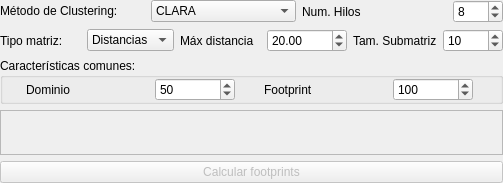
<?xml version="1.0" encoding="UTF-8"?>
<ui version="4.0">
 <class>FormFeatures</class>
 <widget class="QWidget" name="FormFeatures">
  <property name="geometry">
   <rect>
    <x>0</x>
    <y>0</y>
    <width>503</width>
    <height>183</height>
   </rect>
  </property>
  <property name="minimumSize">
   <size>
    <width>503</width>
    <height>0</height>
   </size>
  </property>
  <property name="windowTitle">
   <string>Form</string>
  </property>
  <layout class="QVBoxLayout" name="verticalLayout">
   <property name="spacing">
    <number>6</number>
   </property>
   <property name="leftMargin">
    <number>0</number>
   </property>
   <property name="topMargin">
    <number>0</number>
   </property>
   <property name="rightMargin">
    <number>0</number>
   </property>
   <property name="bottomMargin">
    <number>0</number>
   </property>
   <item>
    <layout class="QHBoxLayout" name="qhbl_clustering">
     <item>
      <widget class="QLabel" name="qlbl_clustering">
       <property name="sizePolicy">
        <sizepolicy hsizetype="Preferred" vsizetype="Fixed">
         <horstretch>0</horstretch>
         <verstretch>0</verstretch>
        </sizepolicy>
       </property>
       <property name="text">
        <string>Método de Clustering:</string>
       </property>
      </widget>
     </item>
     <item>
      <widget class="QComboBox" name="qcbx_clustering">
       <property name="toolTip">
        <string>&lt;html&gt;&lt;head/&gt;&lt;body&gt;&lt;p&gt;&lt;span style=&quot; font-style:italic;&quot;&gt;Clustering Large Applications&lt;/span&gt;&lt;/p&gt;&lt;/body&gt;&lt;/html&gt;</string>
       </property>
       <property name="currentIndex">
        <number>0</number>
       </property>
       <item>
        <property name="text">
         <string extracomment="Algoritmo K-medoides ">CLARA</string>
        </property>
       </item>
      </widget>
     </item>
     <item>
      <widget class="QLabel" name="qlbl_numHilos">
       <property name="text">
        <string>Num. Hilos</string>
       </property>
      </widget>
     </item>
     <item>
      <widget class="QSpinBox" name="qsbx_numHilos">
       <property name="maximumSize">
        <size>
         <width>50</width>
         <height>16777215</height>
        </size>
       </property>
       <property name="minimum">
        <number>1</number>
       </property>
       <property name="maximum">
        <number>50</number>
       </property>
       <property name="value">
        <number>8</number>
       </property>
      </widget>
     </item>
    </layout>
   </item>
   <item>
    <layout class="QHBoxLayout" name="qhbl_matriz">
     <item>
      <widget class="QLabel" name="qlbl_tipoMatriz">
       <property name="text">
        <string>Tipo matriz:</string>
       </property>
      </widget>
     </item>
     <item>
      <widget class="QComboBox" name="qcbx_tipoMatriz">
       <item>
        <property name="text">
         <string comment="Construye matrices de distancia por cada proteína en el dataset" extracomment="Construye matrices de distancia por cada proteína en el dataset">Distancias</string>
        </property>
       </item>
       <item>
        <property name="text">
         <string comment="Construye matrices de angulos por cada proteína en el dataset" extracomment="Construye matrices de angulos por cada proteína en el dataset">Angulos</string>
        </property>
       </item>
      </widget>
     </item>
     <item>
      <widget class="QLabel" name="qlbl_maxVal">
       <property name="text">
        <string>Máx distancia</string>
       </property>
      </widget>
     </item>
     <item>
      <widget class="QDoubleSpinBox" name="qdsb_maxVal">
       <property name="maximumSize">
        <size>
         <width>80</width>
         <height>16777215</height>
        </size>
       </property>
       <property name="toolTip">
        <string comment="whatsthis" extracomment="whatsthis"/>
       </property>
       <property name="whatsThis">
        <string comment="Máxima distancia en Amstrongs a contemplarse en la matriz (default 20)" extracomment="Máxima distancia en amstrongs a contemplarse en la matriz a contemplarse (default 20 Amstrongs)"/>
       </property>
       <property name="value">
        <double>20.000000000000000</double>
       </property>
      </widget>
     </item>
     <item>
      <widget class="QLabel" name="qlbl_tamSubm">
       <property name="toolTip">
        <string>&lt;html&gt;&lt;head/&gt;&lt;body&gt;&lt;p&gt;Tamaño de la submatriz que representará una característica&lt;/p&gt;&lt;/body&gt;&lt;/html&gt;</string>
       </property>
       <property name="text">
        <string>Tam. Submatriz</string>
       </property>
      </widget>
     </item>
     <item>
      <widget class="QSpinBox" name="qsbx_tamSubm">
       <property name="maximumSize">
        <size>
         <width>60</width>
         <height>16777215</height>
        </size>
       </property>
       <property name="maximum">
        <number>9999</number>
       </property>
       <property name="value">
        <number>10</number>
       </property>
      </widget>
     </item>
    </layout>
   </item>
   <item>
    <widget class="QGroupBox" name="qgrb_grupoCaract">
     <property name="maximumSize">
      <size>
       <width>16777215</width>
       <height>80</height>
      </size>
     </property>
     <property name="title">
      <string>Características comunes:</string>
     </property>
     <layout class="QHBoxLayout" name="horizontalLayout">
      <property name="spacing">
       <number>6</number>
      </property>
      <property name="leftMargin">
       <number>0</number>
      </property>
      <property name="topMargin">
       <number>0</number>
      </property>
      <property name="rightMargin">
       <number>0</number>
      </property>
      <property name="bottomMargin">
       <number>0</number>
      </property>
      <item>
       <widget class="QLabel" name="qlbl_numFeatDomi">
        <property name="maximumSize">
         <size>
          <width>100</width>
          <height>16777215</height>
         </size>
        </property>
        <property name="toolTip">
         <string>&lt;html&gt;&lt;head/&gt;&lt;body&gt;&lt;p&gt;Características comunes que se obtendrán por dominio proteico.&lt;/p&gt;&lt;/body&gt;&lt;/html&gt;</string>
        </property>
        <property name="text">
         <string>Dominio</string>
        </property>
       </widget>
      </item>
      <item>
       <widget class="QSpinBox" name="qsbx_numFeatDomin">
        <property name="maximumSize">
         <size>
          <width>80</width>
          <height>16777215</height>
         </size>
        </property>
        <property name="maximum">
         <number>999</number>
        </property>
        <property name="value">
         <number>50</number>
        </property>
       </widget>
      </item>
      <item>
       <widget class="QLabel" name="qlbl_numFeatClase">
        <property name="maximumSize">
         <size>
          <width>100</width>
          <height>16777215</height>
         </size>
        </property>
        <property name="toolTip">
         <string>&lt;html&gt;&lt;head/&gt;&lt;body&gt;&lt;p&gt;Características comunes que se obtendran para todo el conjunto de datos, esté será el número de elementos que el footprint tenga.&lt;/p&gt;&lt;/body&gt;&lt;/html&gt;</string>
        </property>
        <property name="text">
         <string>Footprint</string>
        </property>
       </widget>
      </item>
      <item>
       <widget class="QSpinBox" name="qsbx_numFeatClase">
        <property name="maximumSize">
         <size>
          <width>80</width>
          <height>16777215</height>
         </size>
        </property>
        <property name="maximum">
         <number>999</number>
        </property>
        <property name="value">
         <number>100</number>
        </property>
       </widget>
      </item>
     </layout>
    </widget>
   </item>
   <item>
    <widget class="QFrame" name="qfra_formTecClust">
     <property name="frameShape">
      <enum>QFrame::StyledPanel</enum>
     </property>
     <property name="frameShadow">
      <enum>QFrame::Raised</enum>
     </property>
    </widget>
   </item>
   <item>
    <layout class="QHBoxLayout" name="qhbl_footprintCalc">
     <item>
      <widget class="QPushButton" name="qpb_calcularFootprint">
       <property name="enabled">
        <bool>false</bool>
       </property>
       <property name="toolTip">
        <string>&lt;html&gt;&lt;head/&gt;&lt;body&gt;&lt;p&gt;Calcular las footprints para cada una de las proteínas en el dataset de proteínas.&lt;/p&gt;&lt;/body&gt;&lt;/html&gt;</string>
       </property>
       <property name="whatsThis">
        <string>&lt;html&gt;&lt;head/&gt;&lt;body&gt;&lt;p&gt;Calcula el footprint de las proteínas en el dataset.&lt;/p&gt;&lt;/body&gt;&lt;/html&gt;</string>
       </property>
       <property name="text">
        <string>Calcular footprints</string>
       </property>
      </widget>
     </item>
    </layout>
   </item>
  </layout>
 </widget>
 <resources/>
 <connections/>
</ui>
